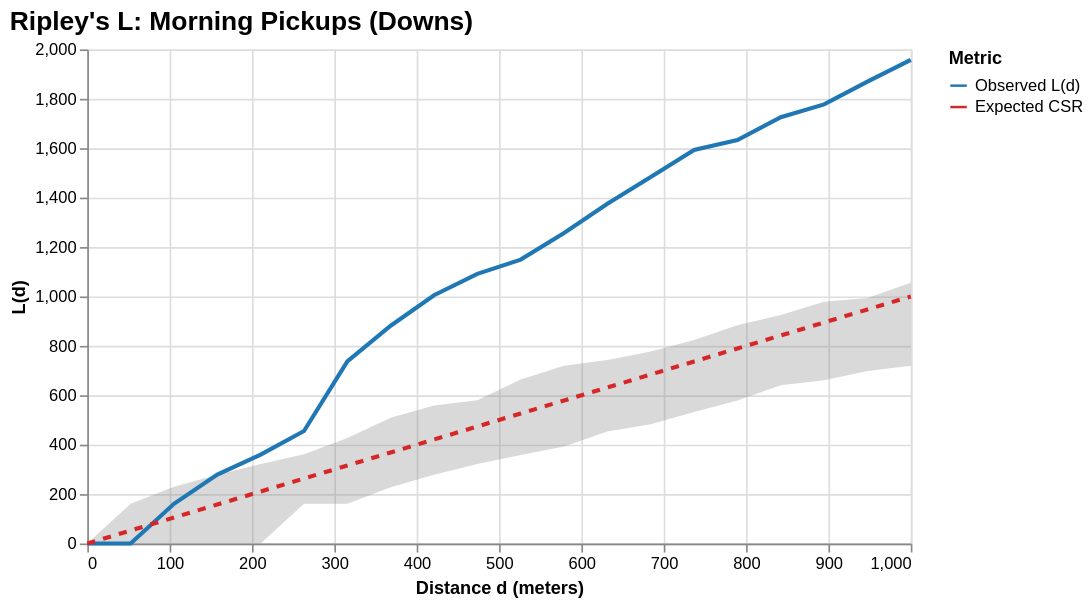
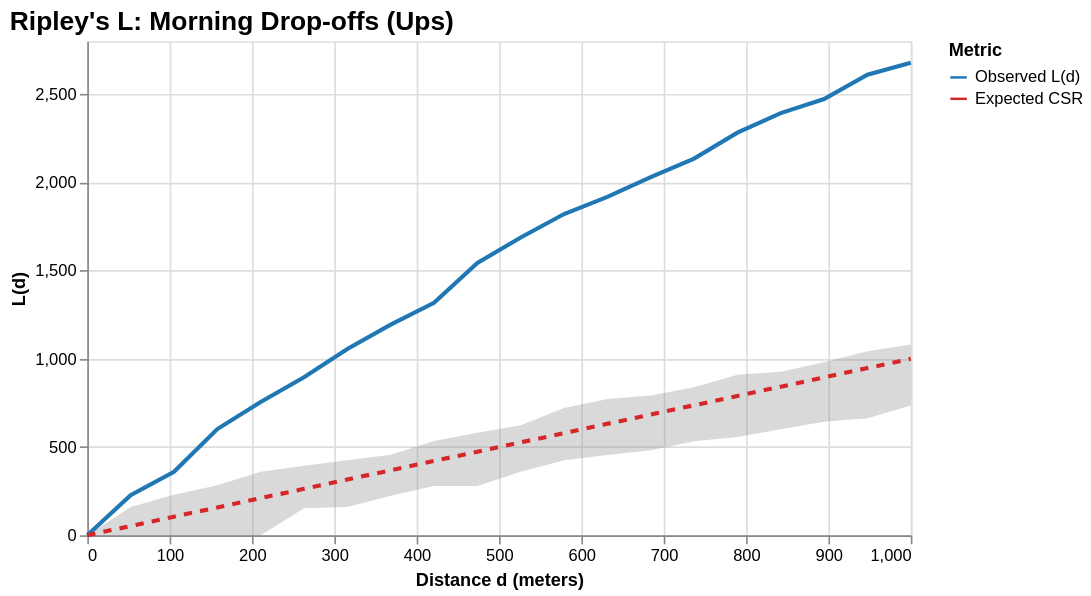

Notebook source saved alongside these figures, in order:
### Code cell
print("--- Morning Pickups (Downs) ---")
# 1. Create the GeoDataFrame and project to meters (EPSG:25831)
stationspickups = gpd.GeoDataFrame(
    pickups_df, 
    geometry=gpd.points_from_xy(pickups_df.lon, pickups_df.lat), 
    crs="EPSG:4326"
).to_crs("EPSG:25831")

# 2. Pass the GeoDataFrame (stationspickups) to the function
chart_pickups = analyze_and_plot_area(stationspickups, "Barcelona (True Polygon)", max_distance=1000)

# 3. Override the title so it looks great in your presentation
chart_pickups = chart_pickups.properties(title="Ripley's L: Morning Pickups (Downs)")
chart_pickups.display()


print("\n--- Morning Drop-offs (Ups) ---")
# 1. Create the GeoDataFrame and project to meters (EPSG:25831)
stationsdropoffs = gpd.GeoDataFrame(
    dropoffs_df, 
    geometry=gpd.points_from_xy(dropoffs_df.lon, dropoffs_df.lat), 
    crs="EPSG:4326"
).to_crs("EPSG:25831")

# 2. Pass the GeoDataFrame (stationsdropoffs) to the function
chart_dropoffs = analyze_and_plot_area(stationsdropoffs, "Barcelona (True Polygon)", max_distance=1000)

# 3. Override the title
chart_dropoffs = chart_dropoffs.properties(title="Ripley's L: Morning Drop-offs (Ups)")
chart_dropoffs.display()

### Figure 1 — Vega-Lite specification as saved in the notebook (floating-point values rounded to 4 significant figures)
{"config": {"view": {"continuousWidth": 300, "continuousHeight": 300}, "title": {"anchor": "start", "font": "Arial", "fontSize": 16}}, "layer": [{"data": {"name": "data-03c8cebd8627a1370131b6f22d7dddb8"}, "mark": {"type": "area", "color": "#808080", "opacity": 0.3}, "encoding": {"x": {"field": "Distance", "type": "quantitative"}, "y": {"field": "Lower CI", "type": "quantitative"}, "y2": {"field": "Upper CI"}}}, {"data": {"name": "data-012fbaecffe64f042d28a8e40a9ce890"}, "mark": {"type": "line", "size": 2.5}, "encoding": {"color": {"field": "Metric", "scale": {"domain": ["Observed L(d)", "Expected CSR"], "range": ["#1f77b4", "#d62728"]}, "type": "nominal"}, "strokeDash": {"condition": {"test": "(datum.Metric === 'Expected CSR')", "value": [5, 5]}, "value": [0]}, "x": {"field": "Distance", "title": "Distance d (meters)", "type": "quantitative"}, "y": {"field": "L_value", "title": "L(d)", "type": "quantitative"}}}], "height": 300, "title": "Ripley's L: Morning Pickups (Downs)", "width": 500, "$schema": "https://vega.github.io/schema/vega-lite/v6.1.0.json", "datasets": {"data-03c8cebd8627a1370131b6f22d7dddb8": [{"Distance": 0.0, "Observed L(d)": 0.0, "Expected CSR": 0.0, "Lower CI": 0.0, "Upper CI": 0.0}, {"Distance": 52.63, "Observed L(d)": 0.0, "Expected CSR": 52.63, "Lower CI": 0.0, "Upper CI": 160.9}, {"Distance": 105.3, "Observed L(d)": 160.9, "Expected CSR": 105.3, "Lower CI": 0.0, "Upper CI": 230.1}, {"Distance": 157.9, "Observed L(d)": 278.7, "Expected CSR": 157.9, "Lower CI": 0.0, "Upper CI": 278.7}, {"Distance": 210.5, "Observed L(d)": 359.8, "Expected CSR": 210.5, "Lower CI": 0.0, "Upper CI": 321.8}, {"Distance": 263.2, "Observed L(d)": 455.2, "Expected CSR": 263.2, "Lower CI": 160.9, "Upper CI": 361.6}, {"Distance": 315.8, "Observed L(d)": 737.4, "Expected CSR": 315.8, "Lower CI": 160.9, "Upper CI": 427.2}, {"Distance": 368.4, "Observed L(d)": 881.4, "Expected CSR": 368.4, "Lower CI": 227.6, "Upper CI": 508.9}, {"Distance": 421.1, "Observed L(d)": 1005.0, "Expected CSR": 421.1, "Lower CI": 278.7, "Upper CI": 558.6}, {"Distance": 473.7, "Observed L(d)": 1091.0, "Expected CSR": 473.7, "Lower CI": 321.8, "Upper CI": 580.2}, {"Distance": 526.3, "Observed L(d)": 1149.0, "Expected CSR": 526.3, "Lower CI": 357.9, "Upper CI": 663.5}, {"Distance": 578.9, "Observed L(d)": 1257.0, "Expected CSR": 578.9, "Lower CI": 392.5, "Upper CI": 719.7}, {"Distance": 631.6, "Observed L(d)": 1375.0, "Expected CSR": 631.6, "Lower CI": 453.7, "Upper CI": 742.4}, {"Distance": 684.2, "Observed L(d)": 1484.0, "Expected CSR": 684.2, "Lower CI": 482.8, "Upper CI": 777.2}, {"Distance": 736.8, "Observed L(d)": 1593.0, "Expected CSR": 736.8, "Lower CI": 532.5, "Upper CI": 823.6}, {"Distance": 789.5, "Observed L(d)": 1633.0, "Expected CSR": 789.5, "Lower CI": 579.1, "Upper CI": 883.6}, {"Distance": 842.1, "Observed L(d)": 1726.0, "Expected CSR": 842.1, "Lower CI": 640.5, "Upper CI": 925.1}, {"Distance": 894.7, "Observed L(d)": 1777.0, "Expected CSR": 894.7, "Lower CI": 660.4, "Upper CI": 978.9}, {"Distance": 947.4, "Observed L(d)": 1870.0, "Expected CSR": 947.4, "Lower CI": 698.6, "Upper CI": 993.9}, {"Distance": 1000.0, "Observed L(d)": 1958.0, "Expected CSR": 1000.0, "Lower CI": 719.7, "Upper CI": 1056.0}], "data-012fbaecffe64f042d28a8e40a9ce890": [{"Distance": 0.0, "Lower CI": 0.0, "Upper CI": 0.0, "Metric": "Observed L(d)", "L_value": 0.0}, {"Distance": 52.63, "Lower CI": 0.0, "Upper CI": 160.9, "Metric": "Observed L(d)", "L_value": 0.0}, {"Distance": 105.3, "Lower CI": 0.0, "Upper CI": 230.1, "Metric": "Observed L(d)", "L_value": 160.9}, {"Distance": 157.9, "Lower CI": 0.0, "Upper CI": 278.7, "Metric": "Observed L(d)", "L_value": 278.7}, {"Distance": 210.5, "Lower CI": 0.0, "Upper CI": 321.8, "Metric": "Observed L(d)", "L_value": 359.8}, {"Distance": 263.2, "Lower CI": 160.9, "Upper CI": 361.6, "Metric": "Observed L(d)", "L_value": 455.2}, {"Distance": 315.8, "Lower CI": 160.9, "Upper CI": 427.2, "Metric": "Observed L(d)", "L_value": 737.4}, {"Distance": 368.4, "Lower CI": 227.6, "Upper CI": 508.9, "Metric": "Observed L(d)", "L_value": 881.4}, {"Distance": 421.1, "Lower CI": 278.7, "Upper CI": 558.6, "Metric": "Observed L(d)", "L_value": 1005.0}, {"Distance": 473.7, "Lower CI": 321.8, "Upper CI": 580.2, "Metric": "Observed L(d)", "L_value": 1091.0}, {"Distance": 526.3, "Lower CI": 357.9, "Upper CI": 663.5, "Metric": "Observed L(d)", "L_value": 1149.0}, {"Distance": 578.9, "Lower CI": 392.5, "Upper CI": 719.7, "Metric": "Observed L(d)", "L_value": 1257.0}, {"Distance": 631.6, "Lower CI": 453.7, "Upper CI": 742.4, "Metric": "Observed L(d)", "L_value": 1375.0}, {"Distance": 684.2, "Lower CI": 482.8, "Upper CI": 777.2, "Metric": "Observed L(d)", "L_value": 1484.0}, {"Distance": 736.8, "Lower CI": 532.5, "Upper CI": 823.6, "Metric": "Observed L(d)", "L_value": 1593.0}, {"Distance": 789.5, "Lower CI": 579.1, "Upper CI": 883.6, "Metric": "Observed L(d)", "L_value": 1633.0}, {"Distance": 842.1, "Lower CI": 640.5, "Upper CI": 925.1, "Metric": "Observed L(d)", "L_value": 1726.0}, {"Distance": 894.7, "Lower CI": 660.4, "Upper CI": 978.9, "Metric": "Observed L(d)", "L_value": 1777.0}, {"Distance": 947.4, "Lower CI": 698.6, "Upper CI": 993.9, "Metric": "Observed L(d)", "L_value": 1870.0}, {"Distance": 1000.0, "Lower CI": 719.7, "Upper CI": 1056.0, "Metric": "Observed L(d)", "L_value": 1958.0}, {"Distance": 0.0, "Lower CI": 0.0, "Upper CI": 0.0, "Metric": "Expected CSR", "L_value": 0.0}, {"Distance": 52.63, "Lower CI": 0.0, "Upper CI": 160.9, "Metric": "Expected CSR", "L_value": 52.63}, {"Distance": 105.3, "Lower CI": 0.0, "Upper CI": 230.1, "Metric": "Expected CSR", "L_value": 105.3}, {"Distance": 157.9, "Lower CI": 0.0, "Upper CI": 278.7, "Metric": "Expected CSR", "L_value": 157.9}, {"Distance": 210.5, "Lower CI": 0.0, "Upper CI": 321.8, "Metric": "Expected CSR", "L_value": 210.5}, {"Distance": 263.2, "Lower CI": 160.9, "Upper CI": 361.6, "Metric": "Expected CSR", "L_value": 263.2}, {"Distance": 315.8, "Lower CI": 160.9, "Upper CI": 427.2, "Metric": "Expected CSR", "L_value": 315.8}, {"Distance": 368.4, "Lower CI": 227.6, "Upper CI": 508.9, "Metric": "Expected CSR", "L_value": 368.4}, {"Distance": 421.1, "Lower CI": 278.7, "Upper CI": 558.6, "Metric": "Expected CSR", "L_value": 421.1}, {"Distance": 473.7, "Lower CI": 321.8, "Upper CI": 580.2, "Metric": "Expected CSR", "L_value": 473.7}, {"Distance": 526.3, "Lower CI": 357.9, "Upper CI": 663.5, "Metric": "Expected CSR", "L_value": 526.3}, {"Distance": 578.9, "Lower CI": 392.5, "Upper CI": 719.7, "Metric": "Expected CSR", "L_value": 578.9}, {"Distance": 631.6, "Lower CI": 453.7, "Upper CI": 742.4, "Metric": "Expected CSR", "L_value": 631.6}, {"Distance": 684.2, "Lower CI": 482.8, "Upper CI": 777.2, "Metric": "Expected CSR", "L_value": 684.2}, {"Distance": 736.8, "Lower CI": 532.5, "Upper CI": 823.6, "Metric": "Expected CSR", "L_value": 736.8}, {"Distance": 789.5, "Lower CI": 579.1, "Upper CI": 883.6, "Metric": "Expected CSR", "L_value": 789.5}, {"Distance": 842.1, "Lower CI": 640.5, "Upper CI": 925.1, "Metric": "Expected CSR", "L_value": 842.1}, {"Distance": 894.7, "Lower CI": 660.4, "Upper CI": 978.9, "Metric": "Expected CSR", "L_value": 894.7}, {"Distance": 947.4, "Lower CI": 698.6, "Upper CI": 993.9, "Metric": "Expected CSR", "L_value": 947.4}, {"Distance": 1000.0, "Lower CI": 719.7, "Upper CI": 1056.0, "Metric": "Expected CSR", "L_value": 1000.0}]}}

### Figure 2 — Vega-Lite specification as saved in the notebook (floating-point values rounded to 4 significant figures)
{"config": {"view": {"continuousWidth": 300, "continuousHeight": 300}, "title": {"anchor": "start", "font": "Arial", "fontSize": 16}}, "layer": [{"data": {"name": "data-77d953435f727a96e03146bd017d3129"}, "mark": {"type": "area", "color": "#808080", "opacity": 0.3}, "encoding": {"x": {"field": "Distance", "type": "quantitative"}, "y": {"field": "Lower CI", "type": "quantitative"}, "y2": {"field": "Upper CI"}}}, {"data": {"name": "data-105fb45a6325dca03031b13ba812b751"}, "mark": {"type": "line", "size": 2.5}, "encoding": {"color": {"field": "Metric", "scale": {"domain": ["Observed L(d)", "Expected CSR"], "range": ["#1f77b4", "#d62728"]}, "type": "nominal"}, "strokeDash": {"condition": {"test": "(datum.Metric === 'Expected CSR')", "value": [5, 5]}, "value": [0]}, "x": {"field": "Distance", "title": "Distance d (meters)", "type": "quantitative"}, "y": {"field": "L_value", "title": "L(d)", "type": "quantitative"}}}], "height": 300, "title": "Ripley's L: Morning Drop-offs (Ups)", "width": 500, "$schema": "https://vega.github.io/schema/vega-lite/v6.1.0.json", "datasets": {"data-77d953435f727a96e03146bd017d3129": [{"Distance": 0.0, "Observed L(d)": 0.0, "Expected CSR": 0.0, "Lower CI": 0.0, "Upper CI": 0.0}, {"Distance": 52.63, "Observed L(d)": 227.6, "Expected CSR": 52.63, "Lower CI": 0.0, "Upper CI": 160.9}, {"Distance": 105.3, "Observed L(d)": 359.8, "Expected CSR": 105.3, "Lower CI": 0.0, "Upper CI": 230.1}, {"Distance": 157.9, "Observed L(d)": 602.1, "Expected CSR": 157.9, "Lower CI": 0.0, "Upper CI": 282.8}, {"Distance": 210.5, "Observed L(d)": 754.8, "Expected CSR": 210.5, "Lower CI": 0.0, "Upper CI": 359.8}, {"Distance": 263.2, "Observed L(d)": 896.0, "Expected CSR": 263.2, "Lower CI": 152.9, "Upper CI": 394.2}, {"Distance": 315.8, "Observed L(d)": 1055.0, "Expected CSR": 315.8, "Lower CI": 160.9, "Upper CI": 425.8}, {"Distance": 368.4, "Observed L(d)": 1193.0, "Expected CSR": 368.4, "Lower CI": 224.2, "Upper CI": 456.5}, {"Distance": 421.1, "Observed L(d)": 1317.0, "Expected CSR": 421.1, "Lower CI": 278.7, "Upper CI": 533.7}, {"Distance": 473.7, "Observed L(d)": 1544.0, "Expected CSR": 473.7, "Lower CI": 278.7, "Upper CI": 581.3}, {"Distance": 526.3, "Observed L(d)": 1688.0, "Expected CSR": 526.3, "Lower CI": 359.8, "Upper CI": 623.3}, {"Distance": 578.9, "Observed L(d)": 1821.0, "Expected CSR": 578.9, "Lower CI": 425.8, "Upper CI": 720.6}, {"Distance": 631.6, "Observed L(d)": 1918.0, "Expected CSR": 631.6, "Lower CI": 455.2, "Upper CI": 772.6}, {"Distance": 684.2, "Observed L(d)": 2029.0, "Expected CSR": 684.2, "Lower CI": 481.4, "Upper CI": 792.3}, {"Distance": 736.8, "Observed L(d)": 2135.0, "Expected CSR": 736.8, "Lower CI": 532.5, "Upper CI": 838.4}, {"Distance": 789.5, "Observed L(d)": 2281.0, "Expected CSR": 789.5, "Lower CI": 556.3, "Upper CI": 910.3}, {"Distance": 842.1, "Observed L(d)": 2392.0, "Expected CSR": 842.1, "Lower CI": 601.0, "Upper CI": 926.5}, {"Distance": 894.7, "Observed L(d)": 2472.0, "Expected CSR": 894.7, "Lower CI": 642.7, "Upper CI": 980.8}, {"Distance": 947.4, "Observed L(d)": 2610.0, "Expected CSR": 947.4, "Lower CI": 663.5, "Upper CI": 1044.0}, {"Distance": 1000.0, "Observed L(d)": 2678.0, "Expected CSR": 1000.0, "Lower CI": 735.6, "Upper CI": 1081.0}], "data-105fb45a6325dca03031b13ba812b751": [{"Distance": 0.0, "Lower CI": 0.0, "Upper CI": 0.0, "Metric": "Observed L(d)", "L_value": 0.0}, {"Distance": 52.63, "Lower CI": 0.0, "Upper CI": 160.9, "Metric": "Observed L(d)", "L_value": 227.6}, {"Distance": 105.3, "Lower CI": 0.0, "Upper CI": 230.1, "Metric": "Observed L(d)", "L_value": 359.8}, {"Distance": 157.9, "Lower CI": 0.0, "Upper CI": 282.8, "Metric": "Observed L(d)", "L_value": 602.1}, {"Distance": 210.5, "Lower CI": 0.0, "Upper CI": 359.8, "Metric": "Observed L(d)", "L_value": 754.8}, {"Distance": 263.2, "Lower CI": 152.9, "Upper CI": 394.2, "Metric": "Observed L(d)", "L_value": 896.0}, {"Distance": 315.8, "Lower CI": 160.9, "Upper CI": 425.8, "Metric": "Observed L(d)", "L_value": 1055.0}, {"Distance": 368.4, "Lower CI": 224.2, "Upper CI": 456.5, "Metric": "Observed L(d)", "L_value": 1193.0}, {"Distance": 421.1, "Lower CI": 278.7, "Upper CI": 533.7, "Metric": "Observed L(d)", "L_value": 1317.0}, {"Distance": 473.7, "Lower CI": 278.7, "Upper CI": 581.3, "Metric": "Observed L(d)", "L_value": 1544.0}, {"Distance": 526.3, "Lower CI": 359.8, "Upper CI": 623.3, "Metric": "Observed L(d)", "L_value": 1688.0}, {"Distance": 578.9, "Lower CI": 425.8, "Upper CI": 720.6, "Metric": "Observed L(d)", "L_value": 1821.0}, {"Distance": 631.6, "Lower CI": 455.2, "Upper CI": 772.6, "Metric": "Observed L(d)", "L_value": 1918.0}, {"Distance": 684.2, "Lower CI": 481.4, "Upper CI": 792.3, "Metric": "Observed L(d)", "L_value": 2029.0}, {"Distance": 736.8, "Lower CI": 532.5, "Upper CI": 838.4, "Metric": "Observed L(d)", "L_value": 2135.0}, {"Distance": 789.5, "Lower CI": 556.3, "Upper CI": 910.3, "Metric": "Observed L(d)", "L_value": 2281.0}, {"Distance": 842.1, "Lower CI": 601.0, "Upper CI": 926.5, "Metric": "Observed L(d)", "L_value": 2392.0}, {"Distance": 894.7, "Lower CI": 642.7, "Upper CI": 980.8, "Metric": "Observed L(d)", "L_value": 2472.0}, {"Distance": 947.4, "Lower CI": 663.5, "Upper CI": 1044.0, "Metric": "Observed L(d)", "L_value": 2610.0}, {"Distance": 1000.0, "Lower CI": 735.6, "Upper CI": 1081.0, "Metric": "Observed L(d)", "L_value": 2678.0}, {"Distance": 0.0, "Lower CI": 0.0, "Upper CI": 0.0, "Metric": "Expected CSR", "L_value": 0.0}, {"Distance": 52.63, "Lower CI": 0.0, "Upper CI": 160.9, "Metric": "Expected CSR", "L_value": 52.63}, {"Distance": 105.3, "Lower CI": 0.0, "Upper CI": 230.1, "Metric": "Expected CSR", "L_value": 105.3}, {"Distance": 157.9, "Lower CI": 0.0, "Upper CI": 282.8, "Metric": "Expected CSR", "L_value": 157.9}, {"Distance": 210.5, "Lower CI": 0.0, "Upper CI": 359.8, "Metric": "Expected CSR", "L_value": 210.5}, {"Distance": 263.2, "Lower CI": 152.9, "Upper CI": 394.2, "Metric": "Expected CSR", "L_value": 263.2}, {"Distance": 315.8, "Lower CI": 160.9, "Upper CI": 425.8, "Metric": "Expected CSR", "L_value": 315.8}, {"Distance": 368.4, "Lower CI": 224.2, "Upper CI": 456.5, "Metric": "Expected CSR", "L_value": 368.4}, {"Distance": 421.1, "Lower CI": 278.7, "Upper CI": 533.7, "Metric": "Expected CSR", "L_value": 421.1}, {"Distance": 473.7, "Lower CI": 278.7, "Upper CI": 581.3, "Metric": "Expected CSR", "L_value": 473.7}, {"Distance": 526.3, "Lower CI": 359.8, "Upper CI": 623.3, "Metric": "Expected CSR", "L_value": 526.3}, {"Distance": 578.9, "Lower CI": 425.8, "Upper CI": 720.6, "Metric": "Expected CSR", "L_value": 578.9}, {"Distance": 631.6, "Lower CI": 455.2, "Upper CI": 772.6, "Metric": "Expected CSR", "L_value": 631.6}, {"Distance": 684.2, "Lower CI": 481.4, "Upper CI": 792.3, "Metric": "Expected CSR", "L_value": 684.2}, {"Distance": 736.8, "Lower CI": 532.5, "Upper CI": 838.4, "Metric": "Expected CSR", "L_value": 736.8}, {"Distance": 789.5, "Lower CI": 556.3, "Upper CI": 910.3, "Metric": "Expected CSR", "L_value": 789.5}, {"Distance": 842.1, "Lower CI": 601.0, "Upper CI": 926.5, "Metric": "Expected CSR", "L_value": 842.1}, {"Distance": 894.7, "Lower CI": 642.7, "Upper CI": 980.8, "Metric": "Expected CSR", "L_value": 894.7}, {"Distance": 947.4, "Lower CI": 663.5, "Upper CI": 1044.0, "Metric": "Expected CSR", "L_value": 947.4}, {"Distance": 1000.0, "Lower CI": 735.6, "Upper CI": 1081.0, "Metric": "Expected CSR", "L_value": 1000.0}]}}
